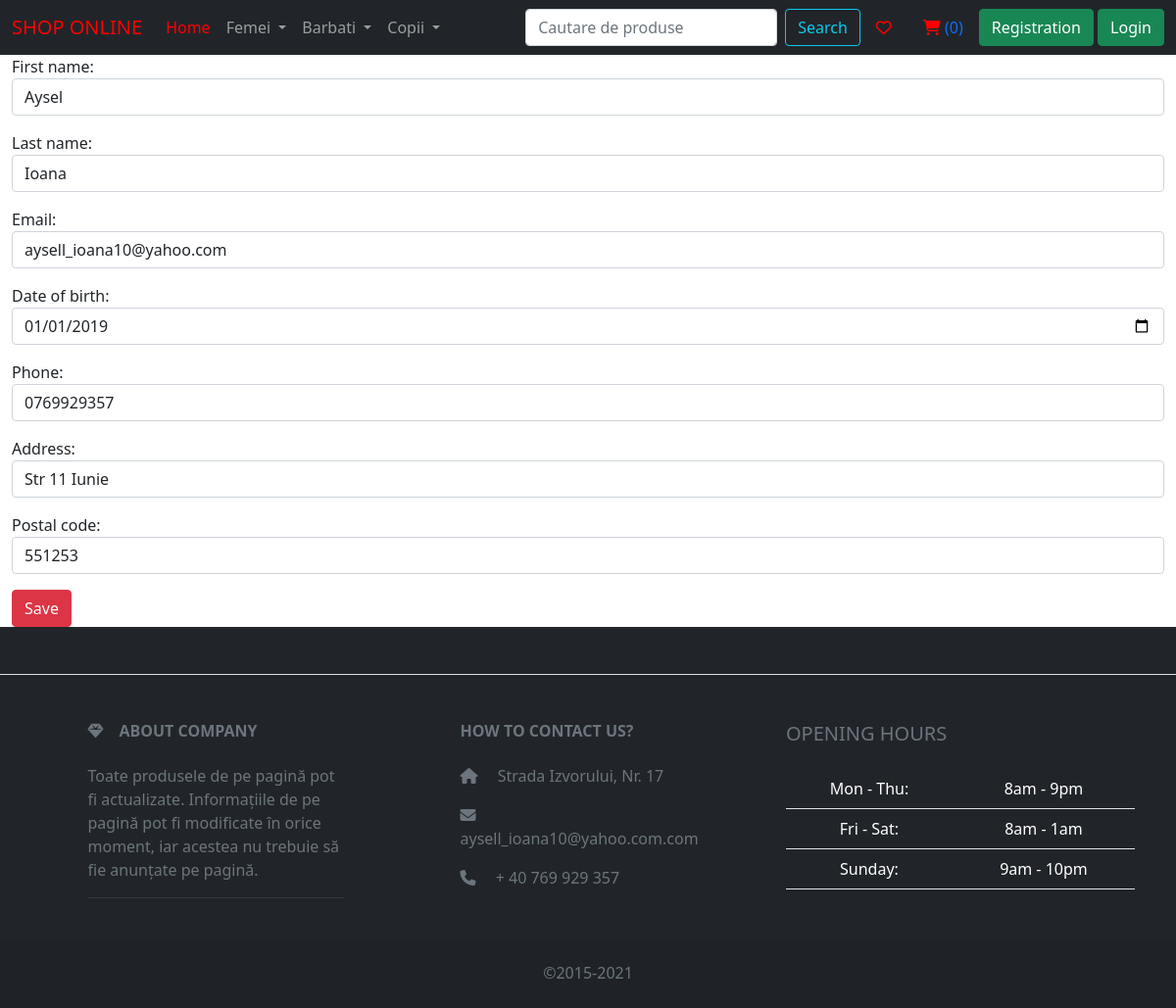
The app's page /update/1/ with its own data.
### shop/models.py (models this page shows, shortened)
class Category(models.Model):
    name = models.CharField(max_length=30)
    parent_category = models.ForeignKey("self", on_delete=models.CASCADE, null=True, blank=True)

class Client(models.Model):
    first_name = models.CharField(max_length=30)
    last_name = models.CharField(max_length=30)
    address = models.CharField(max_length=30)
    date_of_birth = models.DateField()
    email = models.EmailField()
    phone = models.CharField(max_length=15)
    postal_code = models.CharField(max_length=10)
    user = models.OneToOneField(User, on_delete=models.CASCADE, null=True, blank=True)
    create_at = models.DateTimeField(auto_now_add=True)
    updated_at = models.DateTimeField(auto_now_add=True)

### shop/views.py (the view)
# urls.py: path('update/<int:pk>/', views.ClientUpdateView.as_view(), name='update'),
class ClientUpdateView(UpdateView):
    template_name = 'update_profile.html'
    model = Client
    form_class = ClientForm
    success_url = reverse_lazy('profile')

### shop/forms.py
class ClientForm(forms.ModelForm):
    class Meta:
        model = Client
        fields = ['first_name', 'last_name', 'email', 'date_of_birth', 'phone', 'address','postal_code']
        widgets = {
            'first_name': TextInput(attrs={'placeholder': 'Please enter your first name',
                                           'class': 'form-control'}),
            'last_name': TextInput(attrs={'placeholder':'Please enter your last_name', 'class':'form-control'}),
            'email': TextInput(attrs={'placeholder': 'Please enter you email', 'class': 'form-control'}),
            'date_of_birth': TextInput(
                attrs={'placeholder': 'Please enter your date of birth', 'class': 'form-control', 'type': 'date'}),
            'phone': TextInput(attrs={'placeholder': 'Please enter your phone', 'class': 'form-control'}),
            'address': TextInput(attrs={'placeholder': 'Please enter your address', 'class': 'form-control'}),
            'postal_code': TextInput(attrs={'placeholder': 'Please enter your postal code', 'class': 'form-control'}),
        }

### shop/context_processor.py (called while the page is built)
def provide_navbar_data(request):
    main_categorys = Category.objects.filter(parent_category=None)
    all_categorys = Category.objects.all()
    if request.user.is_authenticated:
        open_cart = get_open_cart(request)
        cart_items = CartItem.objects.filter(cart=open_cart)
        cart_item_count = cart_items.count()
    else:
        cart_item_count = 0
    return {"main_categorys": main_categorys, "all_categorys": all_categorys, 'cart_item_count': cart_item_count}

### templates/update_profile.html (shortened to what this page needs)
{% extends 'base_shop.html' %}
{% block content %}
    <form method="post">
    {{ form.as_p }}
    <button type="submit" class="btn btn-danger">Save</button>
    </form>
{% endblock %}

### templates/base_shop.html (shortened to what this page needs)
<!doctype html>
<html lang="en">
<head>
    <link href="https://cdn.jsdelivr.net/npm/bootstrap@5.0.2/dist/css/bootstrap.min.css" rel="stylesheet"
>
</head>
<body>
<nav class="navbar navbar-expand-lg navbar-dark bg-dark">
    <div class="container-fluid">
        <div class="collapse navbar-collapse" id="navbarTogglerDemo01">
            <a class="navbar-brand" style="color:red" href="#">SHOP ONLINE</a>
            <ul class="navbar-nav me-auto mb-2 mb-lg-0">
                <li class="nav-item">
                    <a class="nav-link active" aria-current="page" href="{% url 'index' %}" style="color: red">Home</a>
                </li>
                {% for main_category in main_categorys %}
                    <li class="nav-item dropdown">
                        <a class="nav-link dropdown-toggle" href="#" id="navbarDropdown" role="button"
                           data-bs-toggle="dropdown" aria-expanded="false">
                            {{ main_category.name }}
                        </a>
                    </li>
                {% endfor %}
            </ul>
            <form class="d-flex" action="{% url 'search' %}">
                <input class="form-control me-2" type="search" placeholder="Cautare de produse" name="search_query" aria-label="Search">
                <button class="btn btn-outline-info" type="submit">Search</button>
            </form>
        <a class="nav-link " href="{% url 'wishlist' %}"><i class="far fa-heart"
                                                                 style="color:red"></i></a>
            <a class="nav-link " href="{% url 'open_cart' %}"><i class="fas fa-shopping-cart"
                                                                 style="color:red"></i> ({{ cart_item_count }})</a>
        <div>
            {% if request.user.is_authenticated %}
            {% else %}
                <a class="btn btn-success" href="{% url 'registration' %}">Registration</a>
                <a class="btn btn-success" href="{% url 'login' %}">Login</a>
            {% endif %}
        </div>
    </div>
    </div>
</nav>
<div class="container-fluid">
    {% block content %}
    {% endblock %}
</div>
<footer class="text-center text-lg-start bg-dark text-muted">
    <section
            class="d-flex justify-content-center justify-content-lg-between p-4 border-bottom"
    >
    </section>
    <section class="">
        <div class="container text-center text-md-start mt-5">
            <div class="row mt-3">
                <div class="col-md-3 col-lg-4 col-xl-3 mx-auto mb-4">
                    <h6 class="text-uppercase fw-bold mb-4">
                        <i class="fas fa-gem me-3"></i>ABOUT COMPANY
                    </h6>
                    <p>
                        Toate produsele de pe pagină pot fi actualizate. Informațiile de pe pagină pot fi modificate în
                        orice moment, iar acestea nu trebuie să fie anunțate pe pagină.
                    <hr>
                    </p>
                </div>
                <div class="col-md-4 col-lg-3 col-xl-3 mx-auto mb-md-0 mb-4">
                    <h6 class="text-uppercase fw-bold mb-4">
                        HOW TO CONTACT US?
                    </h6>
                    <p><i class="fas fa-home me-3"></i> Strada Izvorului, Nr. 17</p>
                    <p>
                        <i class="fas fa-envelope me-3"></i>
                        aysell_ioana10@yahoo.com.com
                    </p>
                    <p><i class="fas fa-phone me-3"></i> + 40 769 929 357</p>
                </div>
                <div class="col-lg-4 col-md-6 mb-4 mb-md-0">
                    <h5 class="text-uppercase mb-4">Opening hours</h5>
                    <table class="table text-center text-white">
                        <tbody class="font-weight-normal">
                        <tr>
                            <td>Mon - Thu:</td>
                            <td>8am - 9pm</td>
                        </tr>
                        <tr>
                            <td>Fri - Sat:</td>
                            <td>8am - 1am</td>
                        </tr>
                        <tr>
                            <td>Sunday:</td>
                            <td>9am - 10pm</td>
                        </tr>
                        </tbody>
                    </table>
                </div>
            </div>
        </div>
    </section>
    <div class="text-center p-4" style="background-color: rgba(0, 0, 0, 0.05);">
        ©2015-2021
    </div>
</footer>
</body>
</html>

### records on screen
Category: name "Femei"
Category: name "Barbati"
Category: name "Copii"
Client: first_name "Aysel", last_name "Ioana", email "aysell_ioana10@yahoo.com", date_of_birth "01/01/2019", phone "0769929357", address "Str 11 Iunie", postal_code "551253"

### other values on screen
{{ cart_item_count }} "0"
